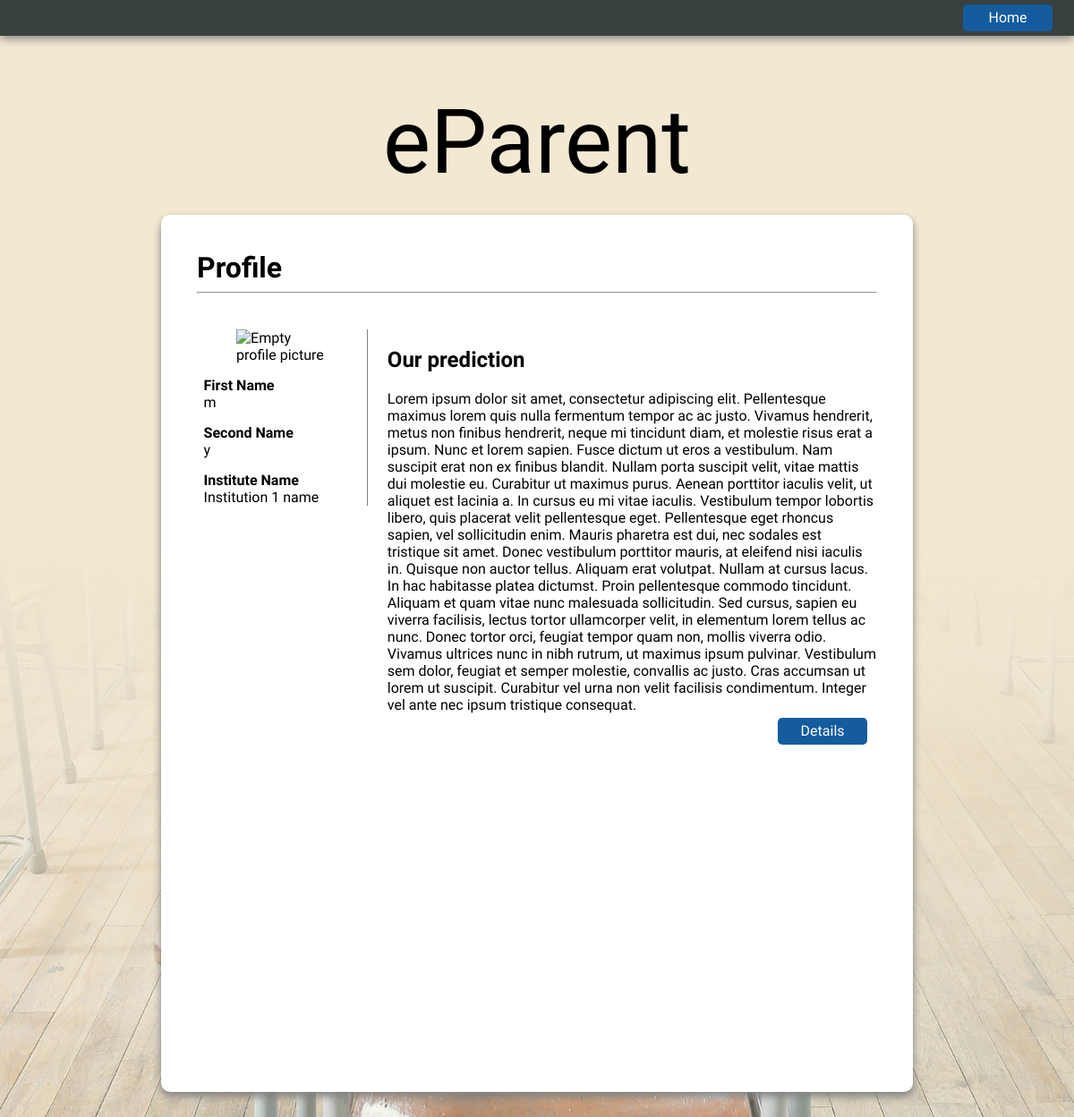
The page /Authintication_withFrontEnd_2/profile_st.php (signed in) on the database its author committed.
### tables this page shows
CREATE TABLE `students` (
  `stud_key` int(11) NOT NULL,
  `inst_key` int(11) NOT NULL,
  `login` varchar(45) NOT NULL,
  `password` varchar(45) NOT NULL,
  `first_name` varchar(45) NOT NULL,
  `second_name` varchar(45) NOT NULL
);

CREATE TABLE `institutions` (
  `inst_key` int(11) NOT NULL,
  `login` varchar(45) NOT NULL,
  `password` varchar(45) NOT NULL,
  `inst_name` varchar(45) NOT NULL
);

### Authintication_withFrontEnd_2/profile_st.php (the view, shortened to what this page needs)
<?php require_once('Connections/inst.php'); ?>
<?php
$colname_st = "-1";
if (isset($_SESSION['MM_Username']))
{
  $colname_st = $_SESSION['MM_Username'];
}
$query_st = "SELECT * FROM students WHERE login = '$colname_st'";
$st = mysqli_query($inst, $query_st);
$row_st = mysqli_fetch_assoc($st);
$colname_si_inst_info = "-1";
if (isset($row_st['inst_key'])) {
  $colname_si_inst_info = $row_st['inst_key'];
}
$query_si_inst_info = "SELECT inst_name FROM institutions WHERE inst_key = $colname_si_inst_info";
$si_inst_info = mysqli_query($inst, $query_si_inst_info);
$row_si_inst_info = mysqli_fetch_assoc($si_inst_info);
?>
<!DOCTYPE html>
<html>
<head>
</head>
  <link rel="stylesheet" type="text/css" href="style.css">
<body>
<div class="navbar-wrapper">
  <div class="login-wrapper">
    <a href="index.html" class="login-button">
      Home
    </a>
  </div>
</div>
<div class="logo-wrapper">
  <div class="logo">
    eParent
  </div>
</div>
<div class="content-wrapper">
  <div class="field-wrapper contained profile">
    <h1>Profile</h1>
    <hr>
    <div class="profile-summary left">
      <div class="photo-wrapper">
      <img class="photo" src="st_pics/<?php echo $user_info = $_SESSION['MM_Username']; ?>.jpg" alt="Empty profile picture">
      </div>
      <div class="info-attribute">
        First Name
      </div>
      <div class="info-value">
        <?php echo $row_st['first_name']; ?>
      </div>
      <div class="info-attribute">
        Second Name
      </div>
      <div class="info-value">
        <?php echo $row_st['second_name']; ?>
      </div>
      <div class="info-attribute">
        Institute Name
      </div>
      <div class="info-value">
        <?php echo $row_si_inst_info['inst_name']; ?>
      </div>
    </div>
    <div class="prediction-wrapper right">
      <h2>Our prediction</h2>
      <div class="prediction">
        Lorem ipsum dolor sit amet, consectetur adipiscing elit. Pellentesque maximus lorem quis nulla
        fermentum tempor ac ac justo. Vivamus hendrerit, metus non finibus hendrerit, neque mi tincidunt diam,
        et molestie risus erat a ipsum. Nunc et lorem sapien. Fusce dictum ut eros a vestibulum. Nam suscipit erat
        non ex finibus blandit. Nullam porta suscipit velit, vitae mattis dui molestie eu. Curabitur ut maximus purus.
        Aenean porttitor iaculis velit, ut aliquet est lacinia a. In cursus eu mi vitae iaculis. Vestibulum tempor
        lobortis libero, quis placerat velit pellentesque eget.
        Pellentesque eget rhoncus sapien, vel sollicitudin enim. Mauris pharetra est dui, nec sodales est tristique sit amet.
        Donec vestibulum porttitor mauris, at eleifend nisi iaculis in. Quisque non auctor tellus. Aliquam erat volutpat.
        Nullam at cursus lacus. In hac habitasse platea dictumst. Proin pellentesque commodo tincidunt. Aliquam et quam vitae
        nunc malesuada sollicitudin. Sed cursus, sapien eu viverra facilisis, lectus tortor ullamcorper velit, in elementum lorem
        tellus ac nunc. Donec tortor orci, feugiat tempor quam non, mollis viverra odio. Vivamus ultrices nunc in nibh rutrum, ut maximus
        ipsum pulvinar. Vestibulum sem dolor, feugiat et semper molestie, convallis ac justo. Cras accumsan ut lorem ut suscipit.
        Curabitur vel urna non velit facilisis condimentum. Integer vel ante nec ipsum tristique consequat.
      </div>
      <div class="login-wrapper">
        <a href="details.html" class="login-button">
          Details
        </a>
      </div>
    </div>
  </div>
</div>
</body>
</html>

### Authintication_withFrontEnd_2/style.css (style rules this page uses)
body { background: url(bg.jpg) no-repeat center fixed; background-size: cover; margin: 0; }
.navbar-wrapper { width: 100%; height: 40px; background: #38413D; box-shadow: 0px 3px 10px grey; }
.login-wrapper, .register-wrapper { border-radius: 5px; background: #145C9E; text-align: center; cursor: pointer; }
.login-button, .register-button { font-family: 'Quicksand', sans-serif; text-decoration: none; color: white; }
.login-wrapper { float: right; margin-right: 2%; margin-top: 5px; padding-top: 5px; height: 25px; width: 100px; }
.content-wrapper { width: 70%; margin: 0 auto; }
.logo-wrapper { text-align: center; margin-top: 60px; margin-bottom: 60px; }
.logo { height:80px; font-family: 'Josefin Sans', sans-serif; font-size: 100px; }
.field-wrapper { margin: 0 auto; font-family: 'Quicksand', sans-serif; margin-top: 30px; margin-bottom: 60px; }
.contained { background: white; border-radius: 10px; padding: 40px; height: 500px; box-shadow: 0px 5px 10px grey; }
.profile { height: 900px; }
hr { margin-bottom: 40px; }
.field-wrapper h1 { margin: 0; }
.photo-wrapper { width: 60%; margin: 0 auto; margin-bottom: 15px; }
.photo { max-width: 100%; max-height: 100%; }
.left { float: left; }
.right { float: right; }
.profile-summary { width: 24%; margin-bottom: 20px; padding-left: 1%; border-right: 1px solid grey; }
.prediction-wrapper { width: 72%; }
.info-attribute { font-weight: 700; margin-top: 15px; }
.prediction-wrapper { padding-left:2%; }

### rows shown on the page
students: first_name "m", second_name "y"
institutions: inst_name "Institution 1 name"
